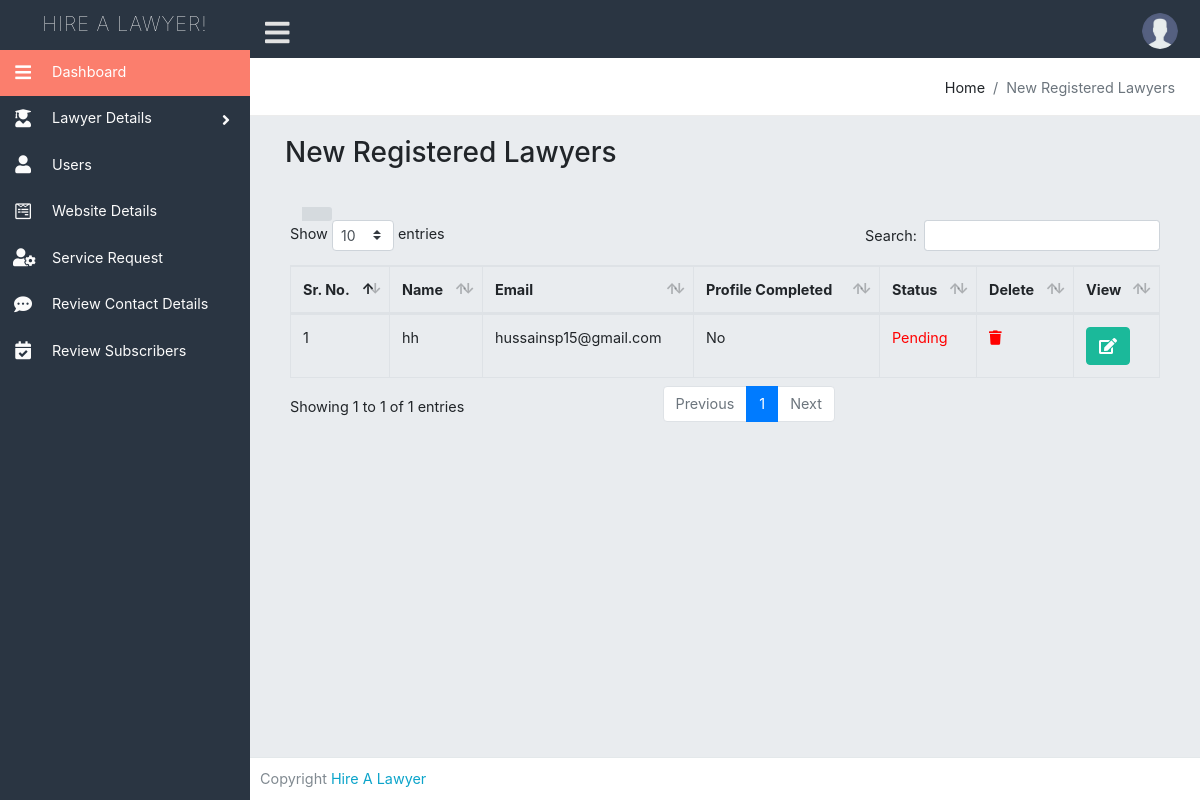
Page /admin/new-lawyers.php (signed in) on the committed database.
### tables this page shows
CREATE TABLE `lawyer` (
  `id` int(11) NOT NULL,
  `lawyer_name` varchar(255) NOT NULL,
  `lawyer_number` varchar(255) NOT NULL,
  `LawyerGender` varchar(255) NOT NULL,
  `lawyer_email` varchar(255) NOT NULL,
  `LawyerAddress` varchar(255) NOT NULL,
  `LawyerCity` varchar(255) NOT NULL,
  `LawyerState` varchar(255) NOT NULL,
  `LawyerZip` varchar(255) NOT NULL,
  `LawyerLicenseNumber` varchar(255) NOT NULL,
  `BarCouncilDate` date NOT NULL,
  `LawyerAboutMe` varchar(255) NOT NULL,
  `LawyerAwards` varchar(255) NOT NULL,
  `LawyerImage` blob NOT NULL,
  `practice_courts` varchar(255) NOT NULL,
  `lawyer_password` varchar(255) NOT NULL,
  `lawyer_cpassword` varchar(255) NOT NULL,
  `status` varchar(50) NOT NULL,
  `ltoken` varchar(255) NOT NULL,
  `acc_status` varchar(255) NOT NULL
);

### admin/new-lawyers.php (the view, shortened to what this page needs)
<?php include 'header.php'; ?>
<div class="content-page">
    <div class="content">
        <div class="container-fluid">
            <div class="row">
                <div class="col-xl-12">
                    <div class="breadcrumb-holder">
                        <ol class="breadcrumb float-right mt-3">
                            <li class="breadcrumb-item">Home</li>
                            <li class="breadcrumb-item active">New Registered Lawyers</li>
                        </ol>
                        <div class="clearfix"></div>
                    </div>
                </div>
            </div>
            <div class="container-fluid ">
                <h3>New Registered Lawyers</h3>
            </div>
            <div class="card-body">
                <div class="table-responsive">
                    <table class="table table-bordered table-hover display" style="width:100%" id="myTable">
                        <thead>
                            <tr>
                                <th>Sr. No.</th>
                                <th>Name</th>
                                <th>Email</th>
                                <th>Profile Completed</th>
                                <th>Status</th>
                                <th>Delete</th>
                                <th>View</th>
                            </tr>
                        </thead>
                        <?php
                        $query = mysqli_query($con, "select * from lawyer where status = 'Pending' ORDER BY id DESC ");
                        $cnt = 1;
                        while ($row = mysqli_fetch_array($query)) {
                            if ("" == $row['lawyer_name'] || "" == $row['LawyerCity'] || "" == $row['lawyer_email'] || "" == $row['lawyer_password'] || "" == $row['lawyer_number'] || "" == $row['LawyerZip'] || "" == $row['BarCouncilDate'] || "" == $row['LawyerLicenseNumber'] || "" == $row['LawyerState'] || "" == $row['practice_courts'] || "" == $row['LawyerAddress']) {
                                $stat = "No";
                            } else {
                                $stat = "Yes";
                            }
                        ?>
                            <tr>
                                <td><?php echo ($cnt); ?></td>
                                <td><?php echo ($row['lawyer_name']) ?></td>
                                <td><?php echo ($row['lawyer_email']) ?></td>
                                <td><?php echo ($stat); ?></td>
                                <td><span style="color:red;"><?php echo ($row['status']) ?> </span></td>
                                <td>
                                    <a href="javascript:void(0)" class="delete_btn_ajax"><i class="fas fa-trash icon-del"></i>
                                    </a>
                                </td>
                                <span class="btn-label btn-label-right btn-sm">
                                    <td><a role="button" href="edit-lawyer.php?id=<?php echo $row['id']; ?>" class="btn btn-success ">
                                            <i class="fas fa-edit"></i>
                                </span>
                            </tr>
                        <?php $cnt++;
                        }; ?>
                    </table>
                </div>
            </div>
        </div>
    </div>
</div>
</div>
<?php include 'footer.php'; ?>

### admin/assets/css/style.css (style rules this page uses)
html { position: relative; min-height: 100% }
a .icon-del { color: red; }
body { font-size: .9rem; background-color: #e9ecef; padding-bottom: 50px }
a { color: #0ca4ca; text-decoration: none }
.breadcrumb-holder { background-color: #fff; margin: 0 -20px 20px -20px; padding: 11px 25px 0 25px; box-shadow: none; border-bottom: 1px solid #ececec }
.breadcrumb-holder .breadcrumb { padding: 0; background-color: transparent!important; line-height: 1.4rem; }
a { outline: 0!important; text-decoration: none!important }
.row { margin-right: -10px; margin-left: -10px }
.col, .col-1, .col-10, .col-11, .col-12, .col-2, .col-3, .col-4, .col-5, .col-6, .col-7, .col-8, .col-9, .col-lg, .col-lg-1, .col-lg-10, .col-lg-11, .col-lg-12, .col-lg-2, .col-lg-3, .col-lg-4, .col-lg-5, .col-lg-6, .col-lg-7, .col-lg-8, .col-lg-9, .col-md, .col-md-1, .col-md-10, .col-md-11, .col-md-12, .col-md-2, .col-md-3, .col-md-4, .col-md-5, .col-md-6, .col-md-7, .col-md-8, .col-md-9, .col-sm, .col-sm-1, .col-sm-10, .col-sm-11, .col-sm-12, .col-sm-2, .col-sm-3, .col-sm-4, .col-sm-5, .col-sm-6, .col-sm-7, .col-sm-8, .col-sm-9, .col-xl, .col-xl-1, .col-xl-10, .col-xl-11, .col-xl-12, .col-xl-2, .col-xl-3, .col-xl-4, .col-xl-5, .col-xl-6, .col-xl-7, .col-xl-8, .col-xl-9 { padding-right: 10px; padding-left: 10px }
.content-page { margin-left: 250px; overflow: hidden }
.content-page .content { padding: 0 5px; margin-top: 50px }
.btn-label { background: rgba(43, 61, 81, .1); display: inline-block; padding: 7px 15px; border-radius: 3px 0 0 3px; margin: -7px -14px; margin-right: 12px }
.btn-label-right { margin-left: 12px; margin-right: -13px; border-radius: 0 3px 3px 0 }
.btn-success { background-color: #1bb99a; border-color: #1bb99a }

### rows in the picture
lawyer: lawyer_name "hh", lawyer_email "hussainsp15@gmail.com", stat "No", status "Pending"
